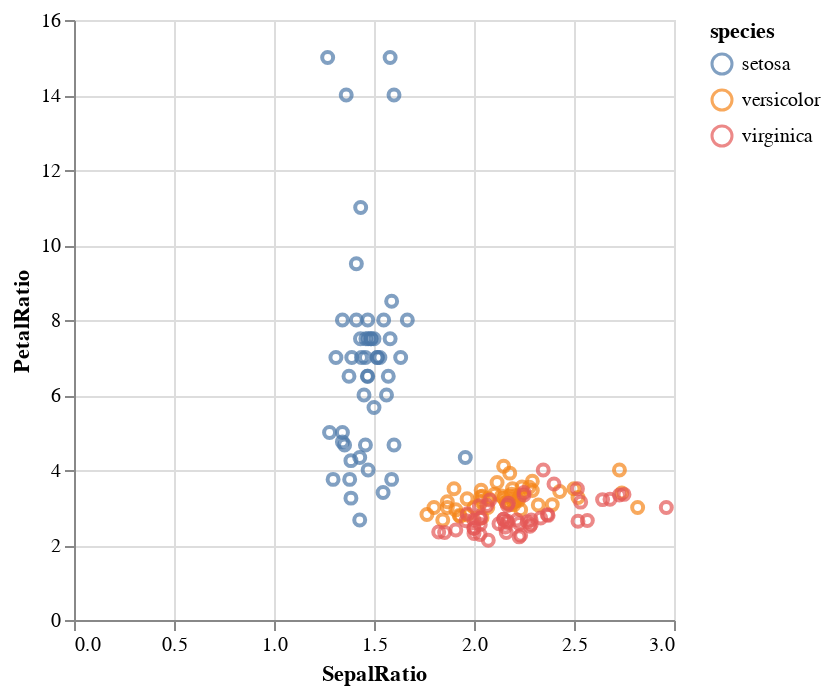

Source (notebook cell):
### Code cell
brush = alt.selection_interval()
points1 = alt.Chart(iris).mark_point().encode(
    x='SepalRatio:Q',
    y='PetalRatio:Q',
    color='species:N',
).transform_calculate(
    SepalRatio=alt.datum.sepalLength/alt.datum.sepalWidth,
    PetalRatio=alt.datum.petalLength/alt.datum.petalWidth
    ).add_params(brush)

points1

### Figure 1 — Vega-Lite specification as saved in the notebook (floating-point values rounded to 4 significant figures; data arrays with more than 128 entries replaced by an {"elided": "..."} marker saying what was removed)
{"config": {"view": {"continuousWidth": 300, "continuousHeight": 300}}, "data": {"name": "data-5492ad92962bad06c6c3f4c2fd78919a"}, "mark": {"type": "point"}, "encoding": {"color": {"field": "species", "type": "nominal"}, "x": {"field": "SepalRatio", "type": "quantitative"}, "y": {"field": "PetalRatio", "type": "quantitative"}}, "params": [{"name": "param_43", "select": {"type": "interval"}}], "transform": [{"calculate": "(datum.sepalLength / datum.sepalWidth)", "as": "SepalRatio"}, {"calculate": "(datum.petalLength / datum.petalWidth)", "as": "PetalRatio"}], "$schema": "https://vega.github.io/schema/vega-lite/v5.20.1.json", "datasets": {"data-5492ad92962bad06c6c3f4c2fd78919a": {"elided": "150 records"}}}
